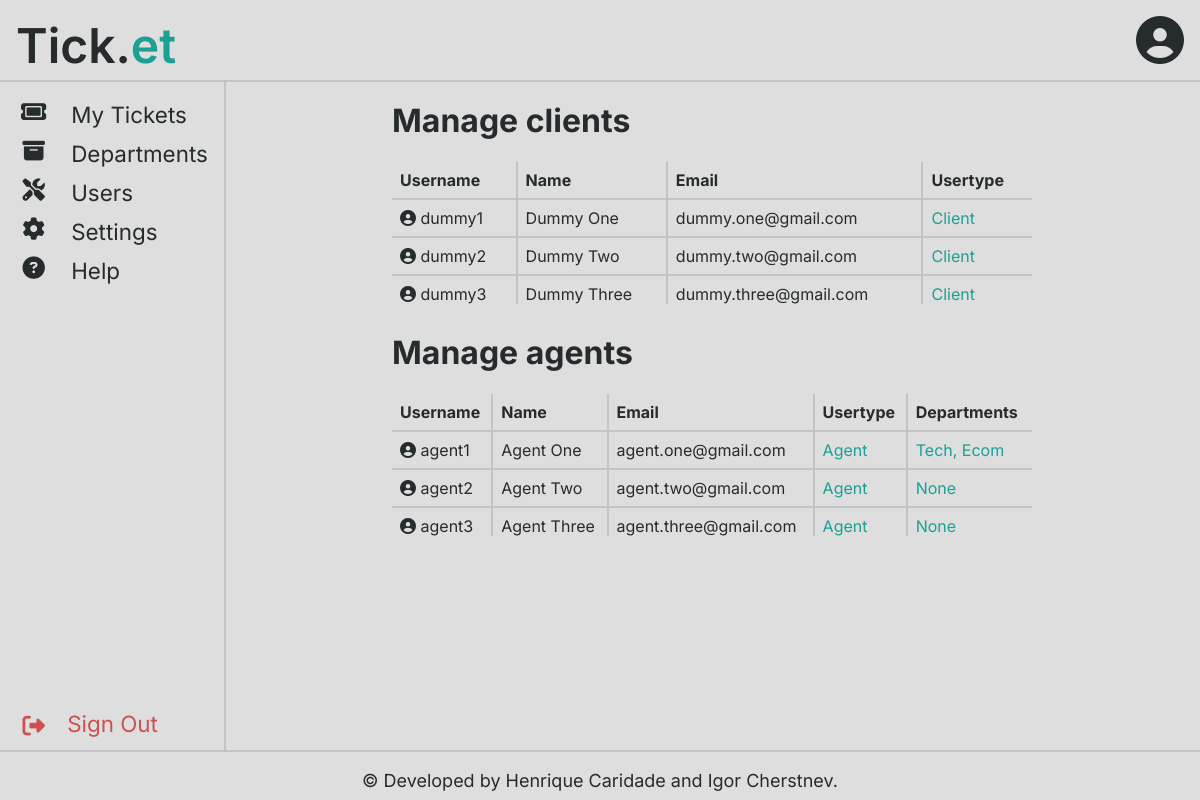
The page /pages/users_page.php (signed in) on the database as committed earlier.
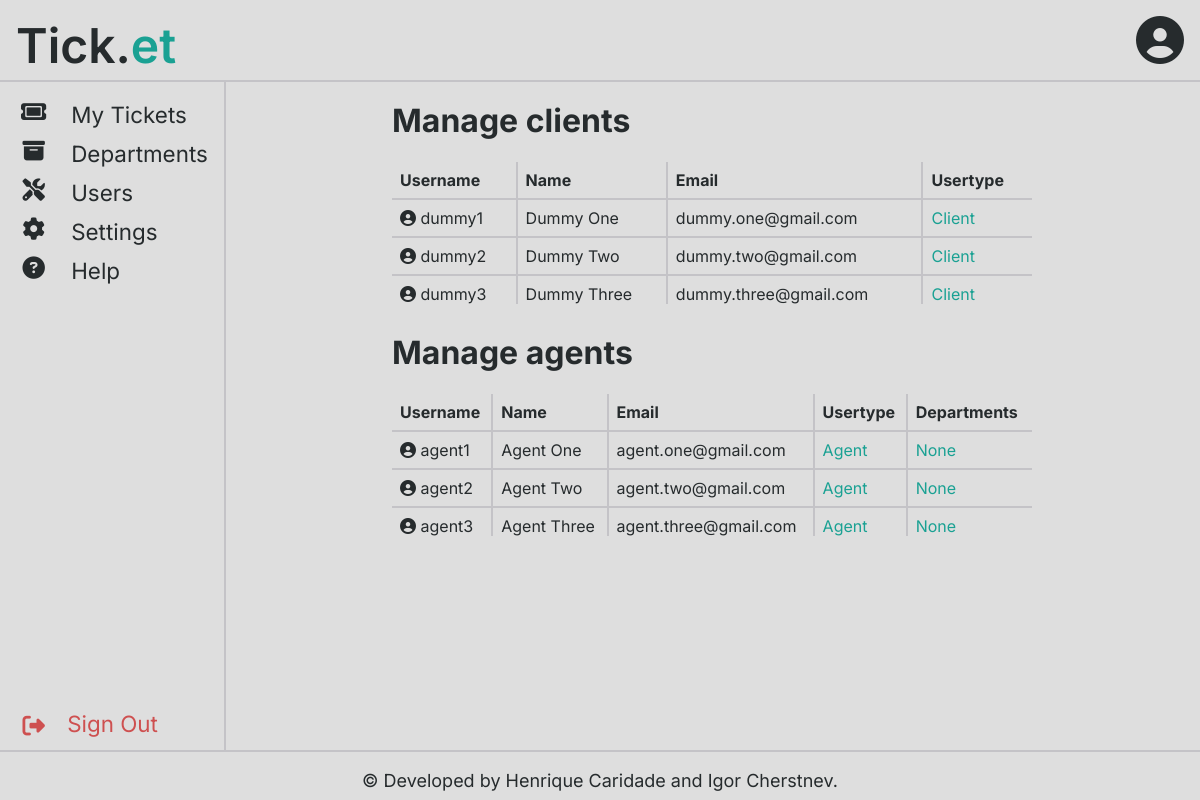
The same page on the database as committed later.
### tables this page shows
CREATE TABLE User (
    username STRING PRIMARY KEY NOT NULL,
    name STRING NOT NULL,
    email STRING UNIQUE NOT NULL,
    password STRING NOT NULL,
    salt STRING NOT NULL,
    userType STRING NOT NULL CHECK (userType IN('Client', 'Agent', 'Admin'))
);

CREATE TABLE Department(
    name STRING PRIMARY KEY NOT NULL,
    abbrev STRING UNIQUE NOT NULL
);

### classes/user.php (called while the page is built, shortened)
<?php
    include_once("../classes/department.php");
    class User {
        protected function __construct(string $username, string $name, string $email, string $userType = User::USERTYPE_CLIENT) {
            $this->username = $username;
            $this->name = $name;
            $this->email = filter_var($email, FILTER_SANITIZE_EMAIL);
            $this->userType = $userType;
        }
        private static function fromArray(array $user) : User {
            return new User($user['username'], $user['name'], $user['email'], $user['userType']);
        }
        public static function getAllClients(PDO $db) : array {
            $stmt = $db->prepare('SELECT * FROM User WHERE userType = \'Client\' ');
            $stmt->execute();
            $usersArray = array();
            foreach($stmt->fetchAll() as $user){
                $usersArray[] = User::fromArray($user);
            }
            return $usersArray;
        }
    }
    class Agent extends User {
        private function __construct(string $username, string $name, string $email, array $departments, string $userType = User::USERTYPE_AGENT) {
            $this->departments = $departments;
        }
        private static function fromArrays(array $agent, array $departments) : Agent {
            return new Agent($agent['username'], $agent['name'], $agent['email'], $departments, $agent['userType']);
        }
        public static function getAllAgents(PDO $db) : array {
            $stmt = $db->prepare('SELECT * FROM User WHERE userType=\'Agent\' ');
            $stmt->execute();
            $agentsArray = array();
            foreach($stmt->fetchAll() as $agent){
                $agentsArray[] = Agent::fromArrays($agent, Department::getDepartmentsFromAgent($db, $agent['username']));
            }
            return $agentsArray;
        }
    }
?>

### classes/session.php (called while the page is built, shortened)
<?php
    include_once('../classes/user.php');
    class Session {
        public function getRights(string $userType){
            if($userType === User::USERTYPE_AGENT){
                return $_SESSION[Session::USERTYPE] === User::USERTYPE_AGENT or $_SESSION[Session::USERTYPE] === User::USERTYPE_ADMIN;
            }
            if($userType === User::USERTYPE_ADMIN){
                return $_SESSION[Session::USERTYPE] === User::USERTYPE_ADMIN;
            }
        }
    }
?>

### classes/department.php (called while the page is built, shortened)
<?php
    class Department{
        private function __construct(string $name, string $abbrev) {
            $this->abbrev = $abbrev;
        }
        private static function fromArray(array $department) : Department {
            return new Department($department["name"], $department["abbrev"]);
        }
        public static function getDepartmentsFromAgent(PDO $db, string $agentUsername) : array {
            $stmt = $db->prepare('SELECT * FROM AgentInDepartment WHERE agentUsername=?');
            $stmt->execute(array($agentUsername));
            $departmentArray = array();
            foreach($stmt->fetchAll() as $connection){
                $stmt2 = $db->prepare('SELECT * FROM Department WHERE name=?');
                $stmt2->execute(array($connection['department']));
                $department = $stmt2->fetch();
                $departmentArray[] = Department::fromArray($department);
            }
            return $departmentArray;
        }
    }
?>

### templates/user.php (the view)
<?php
    include_once("../templates/profile.php");
function _drawClient(User $client) { ?>
    <tr class="client">
        <td class="client-username"><?php drawProfile($client->username, true); ?></td>
        <td class="client-name"><?=htmlentities($client->name)?></td>
        <td class="client-email"><?=htmlentities($client->email)?></td>
        <td class="client-usertype">
            <a class="client-usertype-change" data-username="<?=htmlentities($client->username)?>" data-user-type="<?=htmlentities($client->userType)?>">
                <?=htmlentities($client->userType)?>
            </a>
        </td>
    </tr>
<?php
}
function _drawAgent(Agent $agent) { ?>
    <tr class="agent">
        <td class="agent-username"><?php drawProfile($agent->username, true); ?></td>
        <td class="agent-name"><?=htmlentities($agent->name)?></td>
        <td class="agent-email"><?=htmlentities($agent->email)?></td>
        <td class="agent-usertype">
            <a class="agent-usertype-change" data-username="<?=htmlentities($agent->username)?>" data-user-type="<?=htmlentities($agent->userType)?>">
                <?=htmlentities($agent->userType)?>
            </a>
        </td>
        <td class="agent-department">
            <a class="agent-department-change" data-username="<?=htmlentities($agent->username)?>">
                <?php {
                    $i = 0;
                    foreach ($agent->departments as $department) {
                        if ($i++ != 0) echo ', ';
                        echo htmlentities($department->abbrev);
                    }
                    if ($i == 0) {
                        echo 'None';
                    }
                } ?>
            </a>
        </td>
    </tr>
    <?php
}
function drawClients(array $clients) {  ?>
    <table id="clients">
        <thead>
            <tr>
                <th>Username</th>
                <th>Name</th>
                <th>Email</th>
                <th>Usertype</th>
            </tr>
        </thead>
        <tbody>
            <?php
                foreach ($clients as $client) {
                    _drawClient($client);
                }
            ?>
        </tbody>
    </table>
<?php
    }
function drawAgents(array $agents) {  ?>
    <table id="agents">
        <thead>
            <tr>
                <th>Username</th>
                <th>Name</th>
                <th>Email</th>
                <th>Usertype</th>
                <th>Departments</th>
            </tr>
        </thead>
        <tbody>
            <?php
                foreach ($agents as $agent) {
                    _drawAgent($agent);
                }
            ?>
        </tbody>
    </table>
<?php
    }
?>

### templates/header.php (shortened to what this page needs)
<?php
    include_once("../templates/profile.php");
    include_once("../classes/session.php");
    function drawHeader(bool $drawProfile=false) {
?>
<html lang="en">
<head>
    <link rel="stylesheet" href="../css/include.css">
    <link rel="stylesheet" href="../css/main.css">
    <link rel="stylesheet" href="../css/account.css">
    <link rel="stylesheet" href="../css/faq.css">
    <link rel="stylesheet" href="../css/button.css">
    <link rel="stylesheet" href="../css/userForms.css">
    <link rel="stylesheet" href="../css/admin.css">
    <link rel="stylesheet" href="../css/popup.css">
    <link rel="stylesheet" href="../css/table.css">
</head>
<body>
    <header>
        <span id="logo">Tick.<span id="logo-highlight">et</span></span>
        <div id="profile" class="profile" data-user="<?=htmlentities($_SESSION[Session::USERNAME])?>">
            <i class="fa-solid fa-circle-user"></i>
        </div>
    </header>
<?php
    }
?>

### templates/sidebar.php
<?php
    function drawSidebar(Session $session) {
?>
<div class="sidebar">
    <a href="../pages/dashboard.php">
        <span class="icon"><i class="fa-solid fa-ticket"></i></span>
        <span class="text">My Tickets</span>
    </a>
    <?php if($session->getRights(User::USERTYPE_AGENT) ) { ?>
        <a href="../pages/department_page.php">
            <span class="icon"><i class="fa-solid fa-box-archive"></i></span>
            <span class="text">Departments</span>
        </a>
    <?php } ?>
    <?php if($session->getRights(User::USERTYPE_ADMIN) ) { ?>
        <a href="../pages/users_page.php">
            <span class="icon"><i class="fa-solid fa-screwdriver-wrench"></i></span>
            <span class="text">Users</span>
        </a>
    <?php } ?>
    <a href="../pages/settings.php">
        <span class="icon"><i class="fa-solid fa-gear"></i></span>
        <span class="text">Settings</span>
    </a>
    <a href="../pages/help.php">
        <span class="icon"><i class="fa-solid fa-question-circle"></i></span>
        <span class="text">Help</span>
    </a>
    <a href="../actions/logout.php">
        <span class="icon"><i class="fa-solid fa-right-from-bracket"></i></span>
        <span class="text sign-out">Sign Out</span>
    </a>
</div>
<?php
    }
?>

### pages/users_page.php (shortened to what this page needs)
<?php
    include_once("../templates/header.php");
    include_once("../templates/footer.php");
    include_once("../templates/sidebar.php");
    include_once("../templates/user.php");
    $session = Session::getSession();
    $db = getDatabaseConnection();
    $clients = User::getAllClients($db);
    $agents = Agent::getAllAgents($db);
    drawHeader(true);
    drawSidebar($session);
?>
<main class="main-sidebar">
    <div class="page">
        <h1 class="admin-item">Manage clients</h1>
        <div class="admin-item client-table"> <?php drawClients($clients); ?> </div>
        <h1 class="admin-item">Manage agents</h1>
        <div class="admin-item agent-table"> <?php drawAgents($agents); ?> </div>
    </div>
</main>
<?php
    drawFooter();
?>

### templates/profile.php
<?php
    function drawProfile(?string $username, bool $showUsername=false, bool $showIcon=true) {
?>
<div class="profile" data-user="<?=htmlentities($username)?>">
<?php if ($showIcon) { ?>
<i class="fa-solid fa-circle-user"></i>
<?php } if ($showUsername) { ?>
    <span class="username"><?=htmlentities($username)?></span>
<?php } ?>
</div>
<?php
    }
?>

### templates/footer.php
<?php
    function drawFooter() {
?>
    <footer>
        <span id="footer-info">&copy; Developed by Henrique Caridade and Igor Cherstnev.</span>
    </footer>
    </body>
</html>
<?php
    }
?>

### css/include.css (style rules this page uses)
:root { --primary-background-color: #dededeff; --secondary-background-color: #c4c3c7ff; --primary-color: #262b2dff; --secondary-color: #4c6569ff; --accent-color: #1aa193ff; --error-color: #ce5050ff; --warning-color: #cfbd63ff;; --success-color: #51d880ff; --header-height: 5rem; --footer-height: 3rem; --sidebar-width: 14rem; --sidebar-padding: 15px; --margin-sides: 10rem; }

### css/main.css (style rules this page uses)
body { font-family: 'Inter', sans-serif; background-color: var(--primary-background-color); color: var(--primary-color); }
.page { position: relative; margin: 0 var(--margin-sides); }
a { color: var(--accent-color); text-decoration: none; }
header { position: fixed; top: 0; left: 0; width: 100%; height: var(--header-height); font-size: 3em; border-bottom: 2px solid var(--secondary-background-color); background-color: var(--primary-background-color); z-index: 2; }
#logo { position: absolute; top: 1rem; left: 1rem; font-weight: 600; }
#logo-highlight { color: var(--accent-color); }
#profile { position: absolute; top: 1rem; right: 1rem; }
footer { position: fixed; bottom: 0; left: 0; width: 100%; height: var(--footer-height); font-size: 1em; border-top: 2px solid var(--secondary-background-color); background-color: var(--primary-background-color); z-index: 2; text-align: center; }
#footer-info { position: relative; top: 1em; font-size: large; }
.sidebar { height: calc(100% - var(--header-height) - var(--footer-height) - 2 * var(--sidebar-padding)); width: var(--sidebar-width); position: fixed; top: var(--header-height); left: 0; overflow-x: hidden; border-right: 2px solid var(--secondary-background-color); padding: var(--sidebar-padding) 0; background-color: var(--primary-background-color); z-index: 1; }
.sidebar a { display: block; padding: 6px 10px; color: var(--primary-color); font-size: 1.4em; }
.sidebar a .icon { position: absolute; right: 70%; width: 30%; text-align: center; }
.sidebar a .text { position: relative; left: 30%; }
.sidebar a:last-child .icon, .sidebar a:last-child .text { position: absolute; bottom: var(--sidebar-padding); color: var(--error-color); }
main { margin-top: var(--header-height); margin-bottom: var(--footer-height); }
main.main-sidebar { overflow: hidden; margin-left: var(--sidebar-width); }

### css/admin.css (style rules this page uses)
.admin-item { display: block; }

### css/table.css (style rules this page uses)
table { width: 100%; border-collapse: collapse; }
table, table th, table td { position: relative; }
table th { padding: 0.5em; text-align: left; }
table td { min-width: 0; padding: 0.5em; overflow: hidden; border-top: 2px solid var(--secondary-background-color); }
table td { white-space: nowrap; position: relative; overflow: hidden; min-width: 0; }

Rows that differ between the two databases and show on the page:
changed user "agent1": loses department (abbrev "Tech"); loses department (abbrev "Ecom"); now shows "None"
